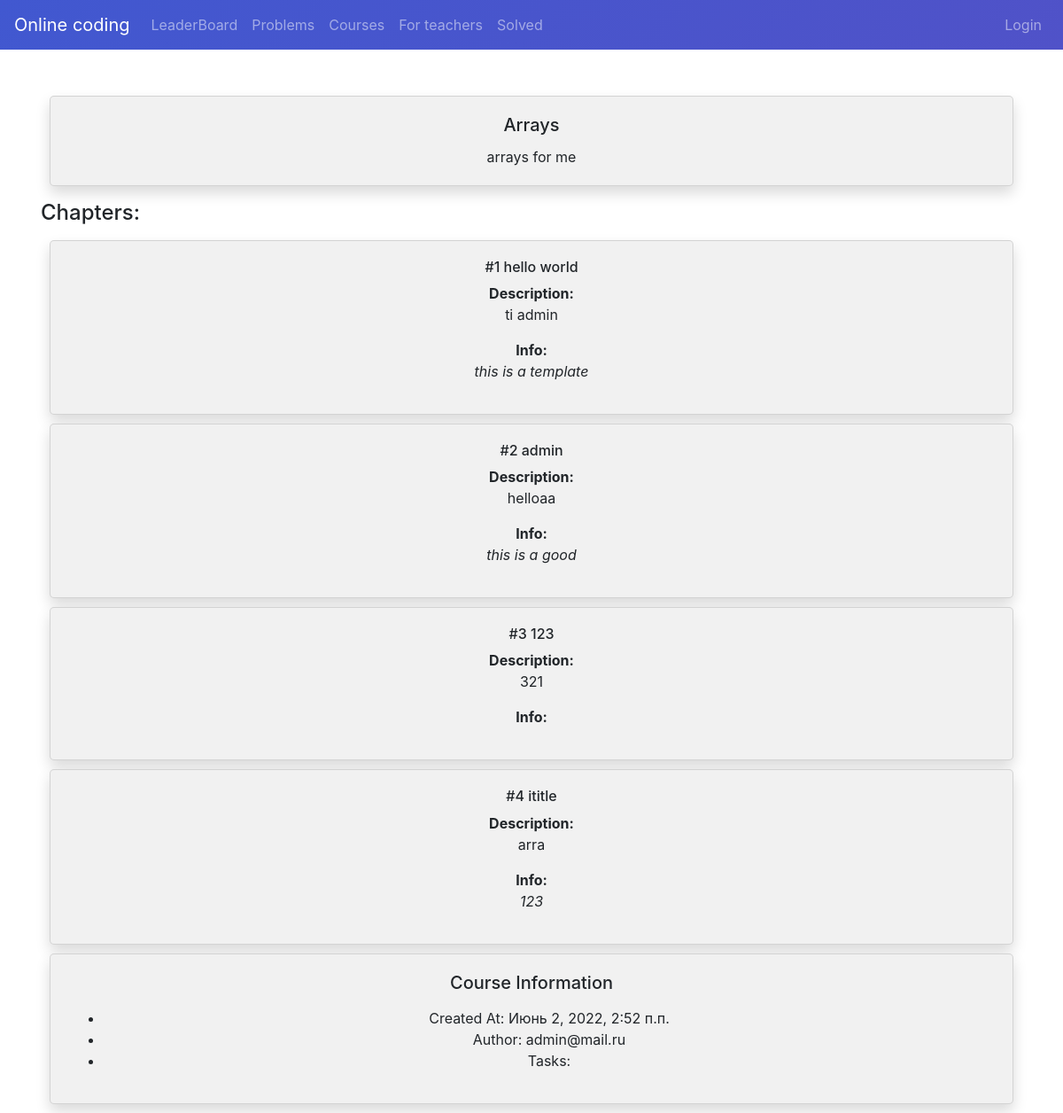
The page /course/arrays on the database its author committed.
### main/models.py (models this page shows, shortened)
class Course(models.Model):
    title = models.CharField(max_length=100)
    description = models.TextField()
    slug = models.SlugField(max_length=100, unique=True, null=True)
    created_at = models.DateTimeField(auto_now_add=True)
    updated_at = models.DateTimeField(auto_now=True)
    is_public = models.BooleanField(default=False)
    is_deleted = models.BooleanField(default=False)
    author = models.ForeignKey(User, on_delete=models.CASCADE)
    banner = models.ImageField(upload_to='courses', null=True, blank=True)
    class Meta:
        ordering = ['-created_at']
        verbose_name = 'Course'
        verbose_name_plural = 'Courses'

class Chapter(models.Model):
    title = models.CharField(max_length=100)
    description = models.TextField()
    slug = models.SlugField(max_length=100, unique=True, null=True)
    created_at = models.DateTimeField(auto_now_add=True)
    updated_at = models.DateTimeField(auto_now=True)
    is_public = models.BooleanField(default=False)
    is_deleted = models.BooleanField(default=False)
    author = models.ForeignKey(User, on_delete=models.CASCADE)
    course = models.ForeignKey(Course, on_delete=models.CASCADE)
    banner = models.ImageField(upload_to='chapters', null=True, blank=True)
    information = models.TextField(null=True, blank=True)
    class Meta:
        ordering = ['-created_at']
        verbose_name = 'Chapter'
        verbose_name_plural = 'Chapters'

### user/models.py (models this page shows)
class User(AbstractBaseUser, PermissionsMixin):
    id = models.UUIDField(primary_key=True, default=uuid.uuid4, editable=False)
    first_name = models.CharField(max_length=32)
    surname = models.CharField(max_length=32)
    group = models.CharField(max_length=32)
    role = models.IntegerField(choices=ROLE_CHOICES, default=0)
    is_active = models.BooleanField(default=True)
    is_staff = models.BooleanField(default=False)
    email = models.EmailField(max_length=255, unique=True)
    rating = models.IntegerField(default=0)
    objects = UserManager()
    USERNAME_FIELD = 'email'

### api/views.py (the view)
# urls.py: path('course/<slug:slug>', api.views.coursePage, name='course'),
def coursePage(request, slug):
    course = get_object_or_404(Course, slug=slug)
    chapters = Chapter.objects.all().filter(course=course).order_by('created_at')
    tasks = ProgrammingTask.objects.all().filter(course=course)
    return render(request, 'onlineCoding/coursePage.html', {'course': course, 'chapters': chapters, 'tasks': tasks})

### templates/onlineCoding/coursePage.html (shortened to what this page needs)
{% extends 'onlineCoding/base.html' %}
{% block content %}
    <div class="card shadow mb-2">
        <div class="card-body">
            <h5 class="card-title">{{ course.title }}</h5>
            <p class="card-text">{{ course.description }}</p>
        </div>
    </div>
    <h4 class="my-3">Chapters:</h4>
    {% for chapter in chapters %}
        <div class="card shadow mb-2">
            <div class="card-body">
                <h6>#{{ chapter.id }} {{ chapter.title }}</h6>
                <b>Description: </b>
                <p>{{ chapter.description }}</p>
                <b>Info:</b>
                <p><i>{{ chapter.information }} </i></p>
            </div>
        </div>
    {% endfor %}
    <div class="card shadow mb-2">
        <div class="card-body">
            <h5 class="card-title">Course Information</h5>
            <p class="card-text">
            <ul>
                <li>Created At: {{ course.created_at }}</li>
                <li>Author: {{ course.author }}</li>
                <li>Tasks:
                </li>
            </ul>
            </p>
        </div>
    </div>
{% endblock %}

### templates/onlineCoding/base.html (shortened to what this page needs)
<!DOCTYPE html>
<html lang="en">
<head>
    {% load static %}
    <link rel="stylesheet" href="https://cdn.jsdelivr.net/npm/bootstrap@4.6.1/dist/css/bootstrap.min.css"
>
    <link rel="stylesheet" href="{% static 'onlineCoding/css/style.css' %}">
</head>
<body>
<nav class="navbar navbar-expand-md fixed-top navbar-dark bg-purple-gradient">
    <a class="navbar-brand" href="#">Online coding</a>
    {% with request.resolver_match.url_name as url_name %}
        <div class="navbar-collapse offcanvas-collapse" id="navbarsExampleDefault">
            <ul class="navbar-nav mr-auto">
                <li class="nav-item {% if url_name == 'leaderboard' %} active {% endif %}">
                    <a class="nav-link" href="/leaderboard">LeaderBoard <span class="sr-only">(current)</span></a>
                </li>
                <li class="nav-item {% if url_name == 'problems' %} active {% endif %}">
                    <a class="nav-link" href="/problems">Problems</a>
                </li>
                <li class="nav-item {% if url_name == 'courses' %} active {% endif %}">
                    <a class="nav-link" href="/courses">Courses</a>
                </li>
                <li class="nav-item {% if url_name == 'teacher' %} active {% endif %}">
                    <a class="nav-link" href="/teacher">For teachers</a>
                </li>
                <li class="nav-item {% if url_name == 'solved' %} active {% endif %}">
                    <a class="nav-link" href="/solved">Solved</a>
                </li>
            </ul>
            <ul class="navbar-nav">
                {% if request.user.is_authenticated %}
                    <li class="nav-item dropdown {% if url_name == 'profile' %} active {% endif %}">
                        <a class="nav-link dropdown-toggle" href="#" id="dropdown01" data-toggle="dropdown"
                           aria-haspopup="true" aria-expanded="false">{{ request.user }}</a>
                        <div class="dropdown-menu" aria-labelledby="dropdown01">
                            <a class="dropdown-item" href="/profile">Profile</a>
                            <a class="dropdown-item" href="/logout">Logout</a>
                        </div>
                    </li>
                {% else %}
                    <li class="nav-item">
                        <span><a class="nav-link" href="/login">Login</a></span>
                    </li>
                {% endif %}
            </ul>
        </div>
    {% endwith %}
</nav>
    <br>
    <br>
    <br>
    <br>
<main role="main" class="container">
    {% block content %}
    {% endblock %}
</main>
</body>
</html>

### static/onlineCoding/css/style.css (style rules this page uses)
.bg-purple-gradient { background-color: #4158D0; background-image: linear-gradient(135deg, #4158D0 0%, #5052c8 100%); }
.card { box-shadow: 0 4px 8px 0 rgba(0, 0, 0, 0.25); margin: 10px; text-align: center; background-color: #f1f1f1; cursor: pointer; border-radius: 5px; }
body, html { height: auto; }
.container { padding: 2px 16px; }

### rows shown on the page
Course: title "Arrays", description "arrays for me", created_at "Июнь 2, 2022, 2:52 п.п.", author "admin@mail.ru"
Chapter: id "1", title "hello world", description "ti admin", information "this is a template"
Chapter: id "2", title "admin", description "helloaa", information "this is a good"
Chapter: id "3", title "123", description "321"
Chapter: id "4", title "ititle", description "arra", information "123"
